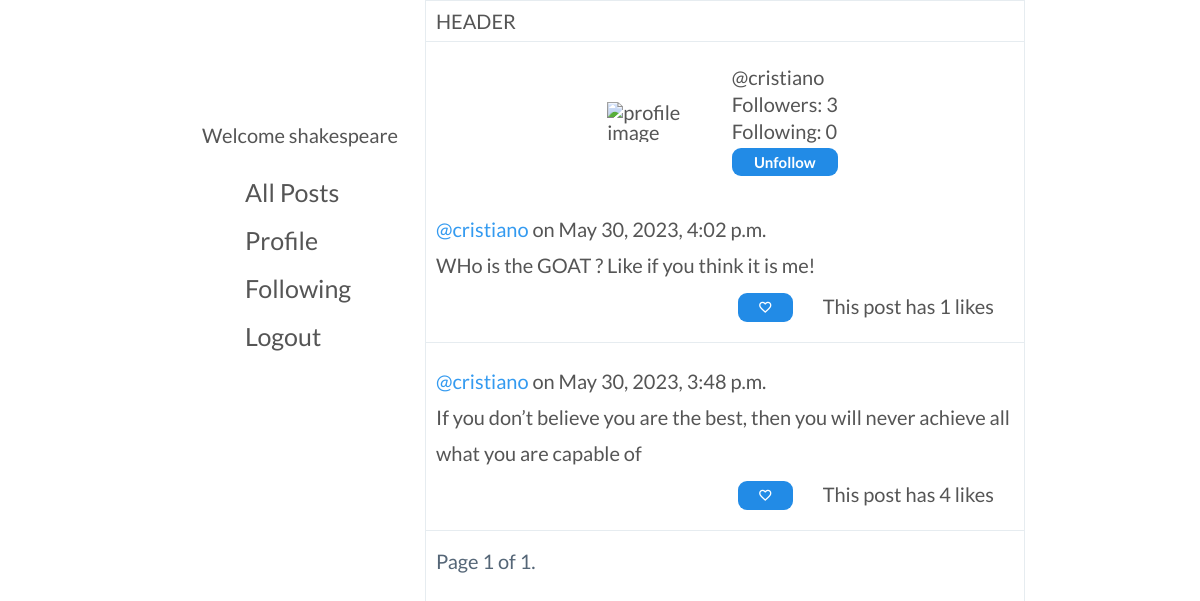
The app's page /profile/cristiano (signed in) with its own data.
### network/models.py (models this page shows)
class User(AbstractUser):
    pass

class Post(models.Model):
    user = models.ForeignKey(User, on_delete=models.CASCADE, related_name="user_posts", verbose_name="Post User")
    text = models.CharField(max_length=280, verbose_name="Post Text")
    datetime = models.DateTimeField(auto_now_add=True)
    likes = models.ManyToManyField(User, blank=True, related_name="user_liked_posts", verbose_name="Post Likes")
    """
    def serialize(self):
        return {
            "author": self.user.username,
            "text": self.text,
            "datetime": self.datetime.strftime("%b %d %Y, %I:%M %p"),
            "likes": self.likes,
        }
 """

### network/views.py (the view)
# urls.py: path("profile/<str:username>", views.load_profile, name="load_profile"),
def load_profile(request, username):
    follows = False
    logged_username = request.user.username
    profile_user = User.objects.get(username=username)
    profile_username = profile_user.username
    profile_user_posts = profile_user.user_posts.all()
    profile_user_profile = profile_user.user_profile.first()
    profile_user_following = profile_user_profile.following.count()
    profiles_following_user_profile = profile_user.followers.all()
    count = 0
    names=""
    if logged_username == username:
        home = True
    else:
        home = False
    for p in profiles_following_user_profile:
        count +=1
        names += "+ "+ p.user.username
        if logged_username == p.user.username:
            follows = True
    followers = count
    p = Paginator(profile_user.user_posts.all().order_by("-datetime"),10)
    page = request.GET.get("page")
    posts = p.get_page(page)
    return render(request, "network/index.html", {
        "profile_username": profile_username,
        "posts": posts,
        "profile":True,
        "home": home,
        "followers":followers,
        "following":profile_user_following,
        "follows":follows,
        "names":names,
    })

### network/templates/network/index.html (shortened to what this page needs)
{% extends "network/layout.html" %}
{% load static %}
{% block body %}
    <main class="content">
        <div class="content_header">
            <h1>
                HEADER
            </h1>
        </div>
        {% if profile %}
        <div class="profile_info">
            <img class = "profile_img" src="https://encrypted-tbn0.gstatic.com/images?q=tbn:ANd9GcTu51XqkERN4KCU2HF526phPswwmMY9qjexFA&usqp=CAU" alt="profile image">
            <div class="profile_info_stats">
                <p>@{{profile_username}}</p>
                <p id="followers">Followers: {{followers}}</p>
                <p id="following">Following: {{following}}</p>
            {% if not home %}
                {% if follows %}
                <button id="tof" data-f="{{profile_username}}" class="post_btn follow">Unfollow</button>
                {% else %}
                <button id="tof" data-f="{{profile_username}}" class="post_btn follow">Follow</button>
                {% endif %}
            {% endif %}
        </div>
        </div>
        {% endif %}
        <div class="content-body">
            {% for p in posts %}
                <div class="post_div" id="{{post.id}}">
                    <div class="post_details" id={{p.user.username}}>
                        <p><a href="/profile/{{p.user.username}}" class="profile_link">@{{p.user.username}} </a> on {{p.datetime}}</p>
                    </div>
                    <div id="post_text_{{p.id}}" class="post_text">
                        <p id="text_{{p.id}}">{{p.text}}</p>
                    </div>
                    <div class="post_interactions">
                        {% if user.is_authenticated %}
                            <span class="material-symbols-outlined">
                                {% if user in p.likes.all %}
                                <button id="like_{{p.id}}" data-postid="{{p.id}}" class="post_btn like_button dislike_btn">favorite</button>
                                {% else %}
                                <button id="like_{{p.id}}" data-postid="{{p.id}}" class="post_btn like_button">favorite</button>
                                {% endif %}
                            </span>
                        {% endif %}
                        <p id="likes_{{p.id}}">This post has {{p.likes.count}} likes</p>
                    </div>
                </div>
            {% endfor %}
            <div class="div_pagination">
                        <a class="page-link" href="#">Page {{ posts.number }} of {{ posts.paginator.num_pages }}.</a>
            </div>
        </div>
    </main>
{% endblock %}

### network/templates/network/layout.html (shortened to what this page needs)
{% load static %}
<!DOCTYPE html>
<html lang="en">
    <head>
        <link href="{% static 'network/styles.css' %}" rel="stylesheet">
    </head>
    <body>
        <div></div>
        <aside class="aside">
            <div class="navigation">
                {% if user.is_authenticated %}
                <p class="welcome">Welcome {{user.username}}</p>
                {% endif %}
                <ul>
                    <li><ion-icon class ="icon" name="list"></ion-icon><a href="{% url 'index' %}" class="menu_option"><span>All Posts</span></a></li>
                    {% if user.is_authenticated %}
                        <li><ion-icon class ="icon" name="person"></ion-icon><a href="/profile/{{user.username}}" class="menu_option"><span>Profile</span></a></li>
                        <li><ion-icon class ="icon" name="people"></ion-icon><span><a href="{% url 'following_page' %}" class="menu_option">Following</a></span></li>
                        <li><ion-icon class ="icon" name="log-out"></ion-icon><span> <a href="{% url 'logout' %}" class="menu_option">Logout</a></span></li>
                    {% else %}
                        <li><ion-icon class ="icon" name="log-in"></ion-icon><span> <a href="{% url 'login' %}" class="menu_option">Login</a></span></li>
                    {% endif %}
                </ul>
            </div>
        </aside>
            {% block body %}
            {% endblock %}
        <div></div>
    </body>
</html>

### network/static/network/styles.css (style rules this page uses)
* { padding:0; margin:0; box-sizing:border-box; }
html { font-size: 62.5%; }
body { font-family: 'Lato', sans-serif; line-height: 1; font-weight: 400; color: #555; display:grid; grid-template-columns: 1fr 250px 600px 1fr; height: 100vh; }
.navigation { display:flex; flex-direction: column; gap:3.5rem; }
aside .icon { height:2.8rem; width:2.8rem; }
aside ul { list-style:none; display:flex; flex-direction: column; gap: 2rem; margin-left: 3rem; }
aside li { font-size: 2.5rem; display:flex; gap:1.2rem; }
.welcome { text-align: center; font-size: 2rem; }
.menu_option:link, .menu_option:visited { text-decoration: none; color:#555; }
.content { border: 0.1rem solid #e6ecf0; min-width:fit-content; }
main h1 { padding:1rem; line-height: 1; font-weight: 400; }
.content_header { border-bottom: 0.1rem solid #e6ecf0; }
.profile_img { width:20%; padding: 2rem; }
.post_btn, .post_btn:link, .post_btn:visited { padding:1rem 4rem; font-weight: 600; font-size: 1.5rem; cursor:pointer; border-radius: 9px; text-decoration: none; display:inline-block; transition: all 0.3s; border:none; font-family: inherit; background-color: #228be6; color: #fff; }
.post_div { font-size: 2rem; line-height: 1.8; line-height: 1.8; border-bottom: 0.1rem solid #e6ecf0; padding: 1rem; }
.content-body { display: flex; flex-direction: column; gap:1rem; }
.post_interactions { display:flex; justify-content:end; }
.post_interactions button { margin:1rem; padding: 0.5rem 2rem; background-color: #228be6; font-weight: 500; }
.post_interactions p { padding: 0.5rem 2rem; }
.profile_link:link, .profile_link:visited { color:#339af0; text-decoration: none; }
.div_pagination { font-size: 2rem; padding: 1rem; display: flex; gap:1rem; margin-bottom: 2rem; color: #555; font-weight: 500; }
.page-link:link, .page-link:visited { text-decoration: none; color:#567; }
.profile_info { font-size: 2rem; display:flex; align-items: center; justify-content: center; }
.profile_info_stats { padding: 2.5rem; display: flex; flex-direction: column; gap:0.7rem; }
.follow { padding: 0.5rem; width: auto; }

### records on screen
User: username "shakespeare"
User: username "cristiano"
Post: user.username "cristiano", datetime "May 30, 2023, 4:02 p.m.", text "WHo is the GOAT ? Like if you think it is me!", likes.count "1"
Post: user.username "cristiano", datetime "May 30, 2023, 3:48 p.m.", text "If you don’t believe you are the best, then you will never achieve all what you are capable of", likes.count "4"

### other values on screen
{{ followers }} "3"
{{ following }} "0"
{{ posts.number }} "1"
{{ posts.paginator.num_pages }} "1"
